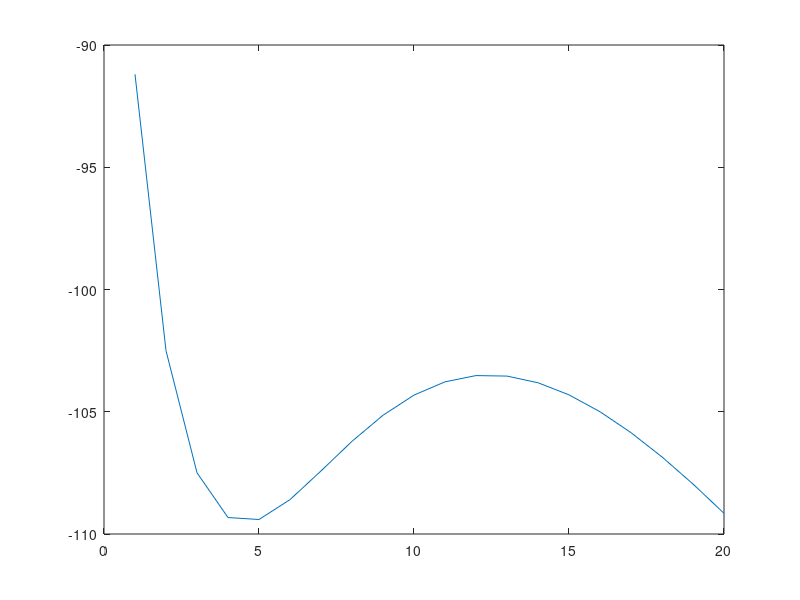

MATLAB code for this plot:
clear all
close all
clc

% inputs

%frequency
f = 5.8e9; %Hz
x = linspace(-100,-50,100);
% distance between reader and tag
r = 20; %m

% miniumum required power at the receiver
Prmin = -110; %dBm

% minimum required SNR
SNRmin = 10; %dB

% noise figure
NF = 2; %dB

%Bandwidth of the receiver
BW = 1e6; %1 Hz

% Receiver Noise power
Pn = -111; %dBm

% Processing gain
Gpr = 10; %dB

%%

%Sensitivity of Receiver Calculation
N = 60;
% Transmitted power ranges
PT = linspace(-20, 30, N); %dBm
% Transmitting antenna gain
Gtx = linspace(1.8, 35, N); %dBi
% Receiving antenna gain
Gt = linspace(1.8, 13.07, N); %dBi

%%
%gain of the reflection amplifier fitted to the experimental results

% p1 =      0.9694;
% p2 =       2.946;
% p3 =       -3.38;
% p4 =      -16.22;
% p5 =        24.2;
p1 =    0.001327;%  (-0.008781, 0.01144)
p2 =      0.3925;%  (-2.5, 3.285)
p3 =       43.28;%  (-266.4, 353)
p4 =        2107;%  (-1.26e+04, 1.681e+04)
p5 =   3.821e+04;%  (-2.232e+05, 2.996e+05)
a1 =       34.63;%  (31.84, 42.52)
b1 =      -78.24;%  (-79.86, -74.42)
c1 =       93.67;%  (7.169, 13.86)
Gqtr = @(x) a1*exp(-((x-b1).^2/c1))+4; % x is incident tag power in dBm

% plot(x,Gqtr(x))
%%
temp_result = zeros(N^4,5);
lambda = 3e8/(f);%m
path = 10*log10((lambda./(4*pi.*r)).^2);
count = 1;
possible_rows = zeros(N^4,1);
for a = 1:length(PT)
    for b = 1:length(Gtx)
        for d = 1:length(Gt)
            Ptag = PT(a) + Gtx(b) + Gt(d) + path;
            G_tag = Gqtr(Ptag);
            P_backscattered = Ptag + G_tag + Gt(d) + Gtx(b) + path;
            index = (N^2*a-N^2) + (N*b-N)  + d;
            temp_result(index,3) = Gt(d);
            temp_result(index,2) = Gtx(b);
            temp_result(index,1) = PT(a);
            temp_result(index,4) = P_backscattered;
            temp_result(index,5) = Ptag;
            
            if((Ptag > -80 && Ptag < -60) && (P_backscattered > Prmin))
                possible_rows(count) = index;
                count = count + 1;
            end
        end
    end
end
possible_rows = possible_rows(possible_rows~=0);
result = zeros(length(possible_rows),5);
for a = 1:(length(possible_rows))
    result(a,:) = temp_result( possible_rows(a)   ,:);
end

[a,min_tag_row] = min(result(:,3));
min_Gtag_indices = find(result(:,3) == min(result(:,3)));
min_Gtag_results = zeros(length(min_Gtag_indices),5);
for a = 1:length(min_Gtag_indices)
    min_Gtag_results(a,:) = result(min_Gtag_indices(a),:);
end

%%
%Test for lower Distances
a = 359;
Pt = min_Gtag_results(a,1); Gtx = min_Gtag_results(a,2); Gt = min_Gtag_results(a,3);
r2 = 1:r;
path_test = 10*log10((lambda./(4*pi.*r2)).^2);
Ptag_test = Pt + Gtx + Gt + path_test;
Pr_test = Ptag_test + Gt + Gtx + path_test + Gqtr(Ptag_test);
plot(r2,Pr_test)

%TAKE 359



